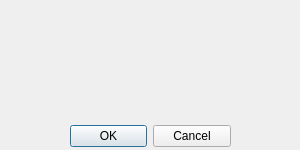
<?xml version="1.0" encoding="UTF-8"?>
<ui version="4.0">
 <class>Dialog</class>
 <widget class="QDialog" name="Dialog">
  <property name="windowModality">
   <enum>Qt::ApplicationModal</enum>
  </property>
  <property name="geometry">
   <rect>
    <x>0</x>
    <y>0</y>
    <width>300</width>
    <height>150</height>
   </rect>
  </property>
  <property name="windowTitle">
   <string>QSTLink2</string>
  </property>
  <property name="modal">
   <bool>true</bool>
  </property>
  <widget class="QDialogButtonBox" name="buttonBox">
   <property name="geometry">
    <rect>
     <x>70</x>
     <y>120</y>
     <width>161</width>
     <height>32</height>
    </rect>
   </property>
   <property name="orientation">
    <enum>Qt::Horizontal</enum>
   </property>
   <property name="standardButtons">
    <set>QDialogButtonBox::Cancel|QDialogButtonBox::Ok</set>
   </property>
  </widget>
  <widget class="QLabel" name="l_text">
   <property name="geometry">
    <rect>
     <x>10</x>
     <y>50</y>
     <width>281</width>
     <height>61</height>
    </rect>
   </property>
   <property name="text">
    <string/>
   </property>
   <property name="alignment">
    <set>Qt::AlignCenter</set>
   </property>
   <property name="wordWrap">
    <bool>true</bool>
   </property>
  </widget>
  <widget class="QLabel" name="l_title">
   <property name="geometry">
    <rect>
     <x>10</x>
     <y>10</y>
     <width>281</width>
     <height>31</height>
    </rect>
   </property>
   <property name="text">
    <string/>
   </property>
   <property name="alignment">
    <set>Qt::AlignCenter</set>
   </property>
   <property name="wordWrap">
    <bool>true</bool>
   </property>
  </widget>
 </widget>
 <resources/>
 <connections>
  <connection>
   <sender>buttonBox</sender>
   <signal>accepted()</signal>
   <receiver>Dialog</receiver>
   <slot>accept()</slot>
   <hints>
    <hint type="sourcelabel">
     <x>248</x>
     <y>254</y>
    </hint>
    <hint type="destinationlabel">
     <x>157</x>
     <y>274</y>
    </hint>
   </hints>
  </connection>
  <connection>
   <sender>buttonBox</sender>
   <signal>rejected()</signal>
   <receiver>Dialog</receiver>
   <slot>reject()</slot>
   <hints>
    <hint type="sourcelabel">
     <x>316</x>
     <y>260</y>
    </hint>
    <hint type="destinationlabel">
     <x>286</x>
     <y>274</y>
    </hint>
   </hints>
  </connection>
 </connections>
</ui>
